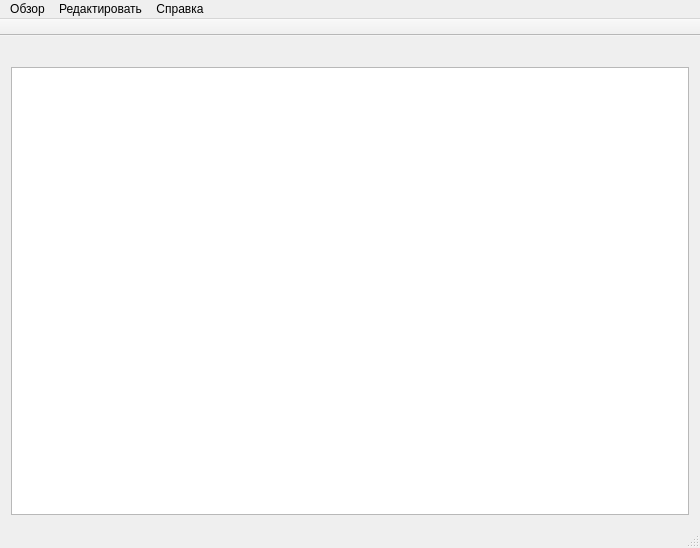
<?xml version="1.0" encoding="UTF-8"?>
<ui version="4.0">
 <class>MainWindow</class>
 <widget class="QMainWindow" name="MainWindow">
  <property name="geometry">
   <rect>
    <x>0</x>
    <y>0</y>
    <width>700</width>
    <height>548</height>
   </rect>
  </property>
  <property name="minimumSize">
   <size>
    <width>200</width>
    <height>200</height>
   </size>
  </property>
  <property name="windowTitle">
   <string>DbViewer</string>
  </property>
  <property name="windowIcon">
   <iconset>
    <normaloff>images/icons/main.png</normaloff>images/icons/main.png</iconset>
  </property>
  <widget class="QWidget" name="centralWidget">
   <layout class="QVBoxLayout" name="verticalLayout">
    <item>
     <layout class="QHBoxLayout" name="horizontalLayout">
      <item>
       <spacer name="horizontalSpacer">
        <property name="orientation">
         <enum>Qt::Horizontal</enum>
        </property>
        <property name="sizeHint" stdset="0">
         <size>
          <width>40</width>
          <height>20</height>
         </size>
        </property>
       </spacer>
      </item>
     </layout>
    </item>
    <item>
     <widget class="QTableView" name="tableViewMain"/>
    </item>
   </layout>
  </widget>
  <widget class="QMenuBar" name="menuBar">
   <property name="geometry">
    <rect>
     <x>0</x>
     <y>0</y>
     <width>700</width>
     <height>26</height>
    </rect>
   </property>
   <widget class="QMenu" name="menu">
    <property name="title">
     <string>Обзор</string>
    </property>
    <widget class="QMenu" name="menu_3">
     <property name="title">
      <string>Выбор данных</string>
     </property>
     <addaction name="actionOpenTBooks"/>
     <addaction name="actionOpenTLibraries"/>
     <addaction name="action"/>
     <addaction name="action_2"/>
     <addaction name="action_4"/>
     <addaction name="action_5"/>
     <addaction name="action_6"/>
     <addaction name="action_7"/>
    </widget>
    <addaction name="menu_3"/>
    <addaction name="separator"/>
    <addaction name="actionExit"/>
   </widget>
   <widget class="QMenu" name="menu_2">
    <property name="title">
     <string>Редактировать</string>
    </property>
    <addaction name="actionAddRow"/>
    <addaction name="actionUpdateRow"/>
    <addaction name="actionDeleteRow"/>
   </widget>
   <widget class="QMenu" name="menu_4">
    <property name="title">
     <string>Справка</string>
    </property>
    <addaction name="actionHelpBrowser"/>
   </widget>
   <addaction name="menu"/>
   <addaction name="menu_2"/>
   <addaction name="menu_4"/>
  </widget>
  <widget class="QToolBar" name="mainToolBar">
   <property name="movable">
    <bool>false</bool>
   </property>
   <attribute name="toolBarArea">
    <enum>TopToolBarArea</enum>
   </attribute>
   <attribute name="toolBarBreak">
    <bool>false</bool>
   </attribute>
  </widget>
  <widget class="QStatusBar" name="statusBar">
   <property name="statusTip">
    <string>Status bar</string>
   </property>
  </widget>
  <action name="actionExit">
   <property name="text">
    <string>Выход</string>
   </property>
  </action>
  <action name="actionAddRow">
   <property name="text">
    <string>Добавить</string>
   </property>
  </action>
  <action name="actionDeleteRow">
   <property name="text">
    <string>Удалить</string>
   </property>
  </action>
  <action name="actionUpdateRow">
   <property name="text">
    <string>Обновить</string>
   </property>
  </action>
  <action name="actionOpenTBooks">
   <property name="text">
    <string>В ремонте</string>
   </property>
  </action>
  <action name="actionHelpBrowser">
   <property name="text">
    <string>О приложении</string>
   </property>
  </action>
  <action name="actionOpenTLibraries">
   <property name="text">
    <string>Заказы</string>
   </property>
  </action>
  <action name="action">
   <property name="text">
    <string>Кадры</string>
   </property>
  </action>
  <action name="action_2">
   <property name="text">
    <string>Графики</string>
   </property>
  </action>
  <action name="action_3">
   <property name="text">
    <string>Склад</string>
   </property>
  </action>
  <action name="action_4">
   <property name="text">
    <string>Сотрудники</string>
   </property>
  </action>
  <action name="action_5">
   <property name="text">
    <string>Товары на складе</string>
   </property>
  </action>
  <action name="action_6">
   <property name="text">
    <string>Поставки</string>
   </property>
  </action>
  <action name="action_7">
   <property name="text">
    <string>Поставщики</string>
   </property>
  </action>
 </widget>
 <layoutdefault spacing="6" margin="11"/>
 <resources/>
 <connections/>
</ui>
